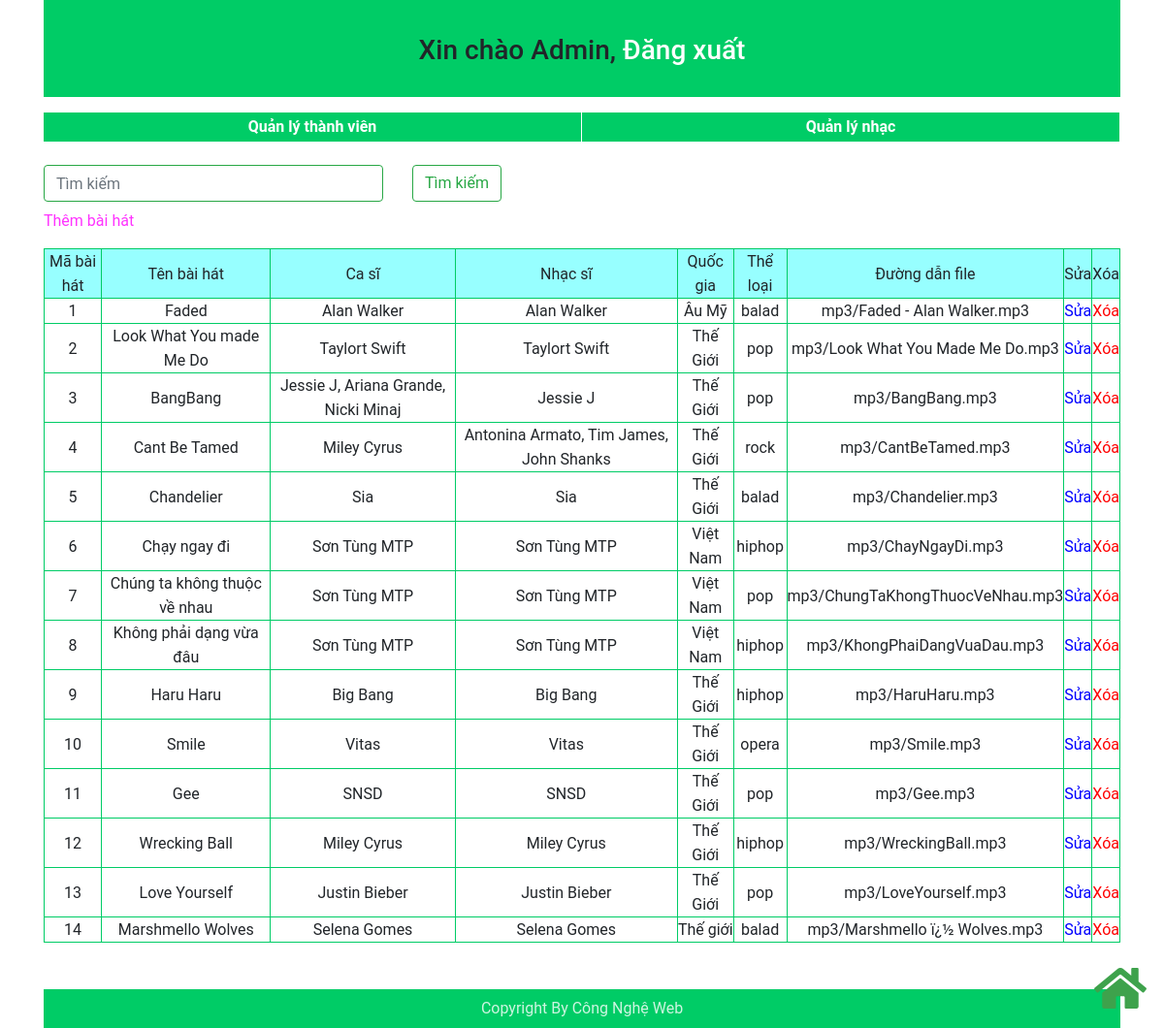
Page /admin/list_music.php (signed in) on the committed database.
### tables this page shows
CREATE TABLE `baihat` (
  `mabh` int(11) NOT NULL,
  `tenbh` varchar(150) NOT NULL,
  `tencs` varchar(50) NOT NULL,
  `tenns` varchar(50) NOT NULL,
  `quocgia` varchar(50) NOT NULL,
  `theloai` varchar(30) NOT NULL,
  `moi` int(1) NOT NULL DEFAULT '0',
  `haynhat` int(1) NOT NULL,
  `topten` int(2) NOT NULL,
  `img` varchar(255) NOT NULL,
  `url` varchar(255) NOT NULL
);

### admin/templates/show_music.php (the view)
<?php
	echo"<tr>";
		echo"<td>$data[mabh]</td>";
		echo"<td>$data[tenbh]</td>";
		echo"<td>$data[tencs]</td>";
		echo"<td>$data[tenns]</td>";
		echo"<td>$data[quocgia]</td>";
		echo"<td>$data[theloai]</td>";
		echo"<td>$data[url]</td>";
		echo"<td><a href='edit_list_music.php?mabh=$data[mabh]' style='color:blue;'>Sửa</a></td>";
		echo"<td><a href='del_list_music.php?mabh=$data[mabh]' onclick='return show_confirm()' style='color:red;'>Xóa</a></td>";
	echo"</tr>";
?>

### admin/list_music.php (shortened to what this page needs)
<?php
    if($_SESSION["capbac"] == 1)
    {
        require("templates/header.php");
        echo"<form action='../admin/list_music.php'>";
        require("../search/search_admin.php");
        if (isset($_REQUEST['ok']))
        {
            $timkiem = addslashes(stripslashes($_GET['timkiem']));
            if (empty($timkiem)) {
                echo "<p style= 'color:red;'>* Dữ liệu tìm kiếm không được để trống</p>";
            }
            else
            {
                $sql = "SELECT * FROM baihat WHERE tenbh LIKE '%$timkiem%' OR tencs LIKE '%$timkiem%' OR tenns LIKE '%$timkiem%' OR quocgia LIKE '%$timkiem%' OR theloai LIKE '%$timkiem%' ";
                require("../config/connect.php");
                $kq = mysqli_query($conn,$sql);
                $num = mysqli_num_rows($kq);
                if ($num > 0 && $timkiem != "")
                {
                    echo "<p style='color:#0000FF;'>$num kết quả trả về với từ khóa <b>$timkiem</b></p>";
                    echo '<table border="1" cellspacing="0" cellpadding="10">';
                    require("templates/table_music.php");
                    while ($data = mysqli_fetch_assoc($kq))
                    {
                        require("templates/show_music.php");
                    }
                }
                else
                {
                    echo"<p style='color:red;'>* Không tìm thấy kết quả!;</p>";
                }
                mysqli_close($conn);
            }
                echo"</table>";
            echo"</div>";
        }
        else
        {
            echo"<div style='height: 40px;'>";
                echo"<a style='color: #FF33FF;' href='add_list_music.php'>Thêm bài hát</a>";
            echo"</div>";
            require("templates/table_music.php");
            require("../config/connect.php");
            $sql = "SELECT * FROM baihat";
            $kq = mysqli_query($conn,$sql);
            while ($data = mysqli_fetch_assoc($kq))
            {
                require("templates/show_music.php");
            }
                echo"</table>";
            echo"</div>";
        }
    require("templates/footer.php");
    }
    else
    {
        ob_start();
        header('Location: ../index.php');
        ob_end_flush();
    }
?>

### css/style-admin.css (style rules this page uses)
* { margin:0;padding: 0; box-sizing: border-box; }
body { font-family: Roboto, sans-serif; }
#duoi table tr { border: 1px solid #0C6; line-height: 25px; }
#duoi table td { border: 1px solid #0C6; }
tr a { text-decoration: none; }

### rows in the picture
baihat: mabh "1", tenbh "Faded", tencs "Alan Walker", tenns "Alan Walker", quocgia "Âu Mỹ", theloai "balad", url "mp3/Faded - Alan Walker.mp3"
baihat: mabh "2", tenbh "Look What You made Me Do", tencs "Taylort Swift", tenns "Taylort Swift", quocgia "Thế Giới", theloai "pop", url "mp3/Look What You Made Me Do.mp3"
baihat: mabh "3", tenbh "BangBang", tencs "Jessie J, Ariana Grande, Nicki Minaj", tenns "Jessie J", quocgia "Thế Giới", theloai "pop", url "mp3/BangBang.mp3"
baihat: mabh "4", tenbh "Cant Be Tamed", tencs "Miley Cyrus", tenns "Antonina Armato, Tim James, John Shanks", quocgia "Thế Giới", theloai "rock", url "mp3/CantBeTamed.mp3"
baihat: mabh "5", tenbh "Chandelier", tencs "Sia", tenns "Sia", quocgia "Thế Giới", theloai "balad", url "mp3/Chandelier.mp3"
baihat: mabh "6", tenbh "Chạy ngay đi", tencs "Sơn Tùng MTP", tenns "Sơn Tùng MTP", quocgia "Việt Nam", theloai "hiphop", url "mp3/ChayNgayDi.mp3"
baihat: mabh "7", tenbh "Chúng ta không thuộc về nhau", tencs "Sơn Tùng MTP", tenns "Sơn Tùng MTP", quocgia "Việt Nam", theloai "pop", url "mp3/ChungTaKhongThuocVeNhau.mp3"
baihat: mabh "8", tenbh "Không phải dạng vừa đâu", tencs "Sơn Tùng MTP", tenns "Sơn Tùng MTP", quocgia "Việt Nam", theloai "hiphop", url "mp3/KhongPhaiDangVuaDau.mp3"
baihat: mabh "9", tenbh "Haru Haru", tencs "Big Bang", tenns "Big Bang", quocgia "Thế Giới", theloai "hiphop", url "mp3/HaruHaru.mp3"
baihat: mabh "10", tenbh "Smile", tencs "Vitas", tenns "Vitas", quocgia "Thế Giới", theloai "opera", url "mp3/Smile.mp3"
baihat: mabh "11", tenbh "Gee", tencs "SNSD", tenns "SNSD", quocgia "Thế Giới", theloai "pop", url "mp3/Gee.mp3"
baihat: mabh "12", tenbh "Wrecking Ball", tencs "Miley Cyrus", tenns "Miley Cyrus", quocgia "Thế Giới", theloai "hiphop", url "mp3/WreckingBall.mp3"
baihat: mabh "13", tenbh "Love Yourself", tencs "Justin Bieber", tenns "Justin Bieber", quocgia "Thế Giới", theloai "pop", url "mp3/LoveYourself.mp3"
baihat: mabh "14", tenbh "Marshmello Wolves", tencs "Selena Gomes", tenns "Selena Gomes", quocgia "Thế giới", theloai "balad", url "mp3/Marshmello ï¿½ Wolves.mp3"
